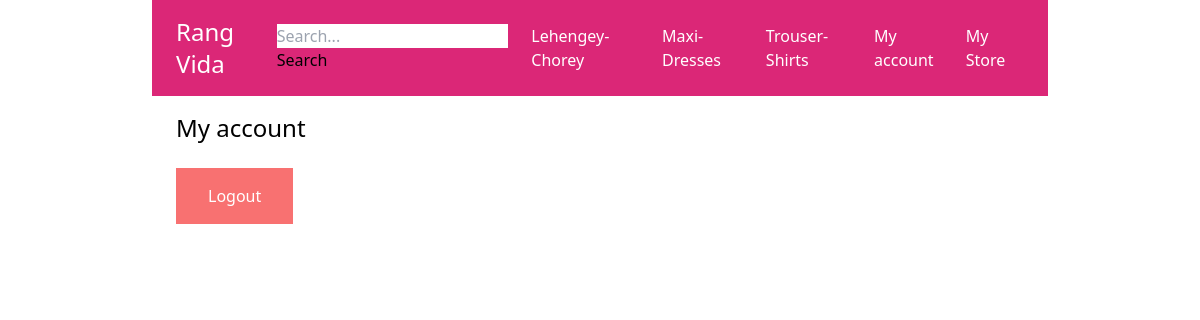
/myaccount/ (signed in), run on the app's committed database.
### store/models.py (models this page shows, shortened)
class Category(models.Model):
    title = models.CharField(max_length=50)
    slug = models.SlugField(max_length=50)
    class Meta:
        verbose_name_plural = 'Categories'

### userprofile/views.py (the view)
# urls.py: path('myaccount/', views.myaccount, name='myaccount'),
@login_required
def myaccount(request):
    return render(request, "userprofile/myaccount.html")

### store/templatetags/menu.py (called while the page is built)
@register.inclusion_tag('core/menu.html')
def menu():
    categories = Category.objects.all()
    return {'categories': categories}

### userprofile/templates/userprofile/myaccount.html (shortened to what this page needs)
    {% extends 'core/base.html' %}
    {% block content %}
    <h1  class="text-2xl">My account</h1>
    <a href="{% url 'logout' %}" class="mt-6 inline-block py-4 px-8 bg-red-400 text-white">Logout</a>
    {% endblock %}

### core/Templates/Core/menu.html (shortened to what this page needs)
{% for category in categories %}
    <a href="{% url 'category_detail' category.slug %}" class="text-white">{{ category.title }}</a>
{% endfor %}

### data on the page
Category: title "Lehengey-Chorey"
Category: title "Maxi-Dresses"
Category: title "Trouser-Shirts"
